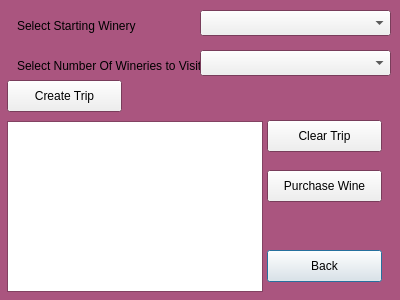
<?xml version="1.0" encoding="UTF-8"?>
<ui version="4.0">
 <class>ShortestTrip</class>
 <widget class="QDialog" name="ShortestTrip">
  <property name="geometry">
   <rect>
    <x>0</x>
    <y>0</y>
    <width>400</width>
    <height>300</height>
   </rect>
  </property>
  <property name="palette">
   <palette>
    <active>
     <colorrole role="Base">
      <brush brushstyle="SolidPattern">
       <color alpha="255">
        <red>255</red>
        <green>255</green>
        <blue>255</blue>
       </color>
      </brush>
     </colorrole>
     <colorrole role="Window">
      <brush brushstyle="SolidPattern">
       <color alpha="255">
        <red>170</red>
        <green>85</green>
        <blue>127</blue>
       </color>
      </brush>
     </colorrole>
    </active>
    <inactive>
     <colorrole role="Base">
      <brush brushstyle="SolidPattern">
       <color alpha="255">
        <red>255</red>
        <green>255</green>
        <blue>255</blue>
       </color>
      </brush>
     </colorrole>
     <colorrole role="Window">
      <brush brushstyle="SolidPattern">
       <color alpha="255">
        <red>170</red>
        <green>85</green>
        <blue>127</blue>
       </color>
      </brush>
     </colorrole>
    </inactive>
    <disabled>
     <colorrole role="Base">
      <brush brushstyle="SolidPattern">
       <color alpha="255">
        <red>170</red>
        <green>85</green>
        <blue>127</blue>
       </color>
      </brush>
     </colorrole>
     <colorrole role="Window">
      <brush brushstyle="SolidPattern">
       <color alpha="255">
        <red>170</red>
        <green>85</green>
        <blue>127</blue>
       </color>
      </brush>
     </colorrole>
    </disabled>
   </palette>
  </property>
  <property name="windowTitle">
   <string>Dialog</string>
  </property>
  <widget class="QPushButton" name="back">
   <property name="geometry">
    <rect>
     <x>267</x>
     <y>250</y>
     <width>115</width>
     <height>32</height>
    </rect>
   </property>
   <property name="text">
    <string>Back</string>
   </property>
  </widget>
  <widget class="QComboBox" name="comboBox">
   <property name="geometry">
    <rect>
     <x>200</x>
     <y>10</y>
     <width>191</width>
     <height>26</height>
    </rect>
   </property>
  </widget>
  <widget class="QLabel" name="label">
   <property name="geometry">
    <rect>
     <x>17</x>
     <y>10</y>
     <width>151</width>
     <height>31</height>
    </rect>
   </property>
   <property name="text">
    <string>Select Starting Winery</string>
   </property>
  </widget>
  <widget class="QLabel" name="label_2">
   <property name="geometry">
    <rect>
     <x>17</x>
     <y>50</y>
     <width>221</width>
     <height>31</height>
    </rect>
   </property>
   <property name="text">
    <string>Select Number Of Wineries to Visit</string>
   </property>
  </widget>
  <widget class="QComboBox" name="comboBox_2">
   <property name="geometry">
    <rect>
     <x>200</x>
     <y>50</y>
     <width>191</width>
     <height>26</height>
    </rect>
   </property>
  </widget>
  <widget class="QListWidget" name="listWidget">
   <property name="geometry">
    <rect>
     <x>7</x>
     <y>121</y>
     <width>256</width>
     <height>171</height>
    </rect>
   </property>
  </widget>
  <widget class="QPushButton" name="purchaseWine">
   <property name="geometry">
    <rect>
     <x>267</x>
     <y>170</y>
     <width>115</width>
     <height>32</height>
    </rect>
   </property>
   <property name="text">
    <string>Purchase Wine</string>
   </property>
  </widget>
  <widget class="QPushButton" name="pushButton">
   <property name="geometry">
    <rect>
     <x>7</x>
     <y>80</y>
     <width>115</width>
     <height>32</height>
    </rect>
   </property>
   <property name="text">
    <string>Create Trip</string>
   </property>
  </widget>
  <widget class="QPushButton" name="pushButton_2">
   <property name="geometry">
    <rect>
     <x>267</x>
     <y>120</y>
     <width>115</width>
     <height>32</height>
    </rect>
   </property>
   <property name="text">
    <string>Clear Trip</string>
   </property>
  </widget>
 </widget>
 <resources/>
 <connections/>
</ui>
